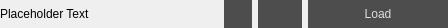
<?xml version="1.0" encoding="UTF-8"?>
<ui version="4.0">
 <class>TexturePickerWidget</class>
 <widget class="QWidget" name="TexturePickerWidget">
  <property name="geometry">
   <rect>
    <x>0</x>
    <y>0</y>
    <width>448</width>
    <height>28</height>
   </rect>
  </property>
  <property name="sizePolicy">
   <sizepolicy hsizetype="Preferred" vsizetype="Preferred">
    <horstretch>0</horstretch>
    <verstretch>0</verstretch>
   </sizepolicy>
  </property>
  <property name="maximumSize">
   <size>
    <width>16777215</width>
    <height>16777215</height>
   </size>
  </property>
  <property name="windowTitle">
   <string>Form</string>
  </property>
  <property name="styleSheet">
   <string notr="true">QPushButton {
    background-color: #4D4D4D;
    color: #DEDEDE;
	padding: 6px;
    border: 0;
}

QPushButton:hover {
    background-color: #555;
}

QPushButton:pressed {
    background-color: #444;
}

QWidget#texture {
	background-color: #4D4D4D;
}</string>
  </property>
  <layout class="QGridLayout" name="gridLayout">
   <property name="leftMargin">
    <number>0</number>
   </property>
   <property name="topMargin">
    <number>0</number>
   </property>
   <property name="rightMargin">
    <number>0</number>
   </property>
   <property name="bottomMargin">
    <number>0</number>
   </property>
   <property name="spacing">
    <number>0</number>
   </property>
   <item row="0" column="0">
    <widget class="QLabel" name="label">
     <property name="sizePolicy">
      <sizepolicy hsizetype="Preferred" vsizetype="Preferred">
       <horstretch>1</horstretch>
       <verstretch>0</verstretch>
      </sizepolicy>
     </property>
     <property name="minimumSize">
      <size>
       <width>0</width>
       <height>0</height>
      </size>
     </property>
     <property name="maximumSize">
      <size>
       <width>16777215</width>
       <height>16777215</height>
      </size>
     </property>
     <property name="sizeIncrement">
      <size>
       <width>0</width>
       <height>0</height>
      </size>
     </property>
     <property name="text">
      <string>Placeholder Text</string>
     </property>
     <property name="margin">
      <number>0</number>
     </property>
    </widget>
   </item>
   <item row="0" column="1">
    <widget class="QWidget" name="widget" native="true">
     <property name="sizePolicy">
      <sizepolicy hsizetype="Preferred" vsizetype="Preferred">
       <horstretch>1</horstretch>
       <verstretch>0</verstretch>
      </sizepolicy>
     </property>
     <layout class="QHBoxLayout" name="horizontalLayout_2">
      <property name="leftMargin">
       <number>0</number>
      </property>
      <property name="topMargin">
       <number>0</number>
      </property>
      <property name="rightMargin">
       <number>0</number>
      </property>
      <property name="bottomMargin">
       <number>0</number>
      </property>
      <item>
       <widget class="QLabel" name="texture">
        <property name="enabled">
         <bool>true</bool>
        </property>
        <property name="sizePolicy">
         <sizepolicy hsizetype="Preferred" vsizetype="Preferred">
          <horstretch>0</horstretch>
          <verstretch>0</verstretch>
         </sizepolicy>
        </property>
        <property name="minimumSize">
         <size>
          <width>28</width>
          <height>28</height>
         </size>
        </property>
        <property name="maximumSize">
         <size>
          <width>28</width>
          <height>28</height>
         </size>
        </property>
        <property name="cursor">
         <cursorShape>PointingHandCursor</cursorShape>
        </property>
        <property name="mouseTracking">
         <bool>true</bool>
        </property>
        <property name="frameShape">
         <enum>QFrame::NoFrame</enum>
        </property>
        <property name="text">
         <string/>
        </property>
        <property name="alignment">
         <set>Qt::AlignCenter</set>
        </property>
       </widget>
      </item>
      <item>
       <layout class="QHBoxLayout" name="horizontalLayout">
        <item>
         <widget class="QPushButton" name="clear">
          <property name="sizePolicy">
           <sizepolicy hsizetype="Minimum" vsizetype="Preferred">
            <horstretch>0</horstretch>
            <verstretch>0</verstretch>
           </sizepolicy>
          </property>
          <property name="text">
           <string/>
          </property>
         </widget>
        </item>
        <item>
         <widget class="QPushButton" name="load">
          <property name="sizePolicy">
           <sizepolicy hsizetype="Minimum" vsizetype="Preferred">
            <horstretch>1</horstretch>
            <verstretch>0</verstretch>
           </sizepolicy>
          </property>
          <property name="text">
           <string>Load</string>
          </property>
         </widget>
        </item>
       </layout>
      </item>
     </layout>
    </widget>
   </item>
  </layout>
 </widget>
 <resources/>
 <connections/>
</ui>
